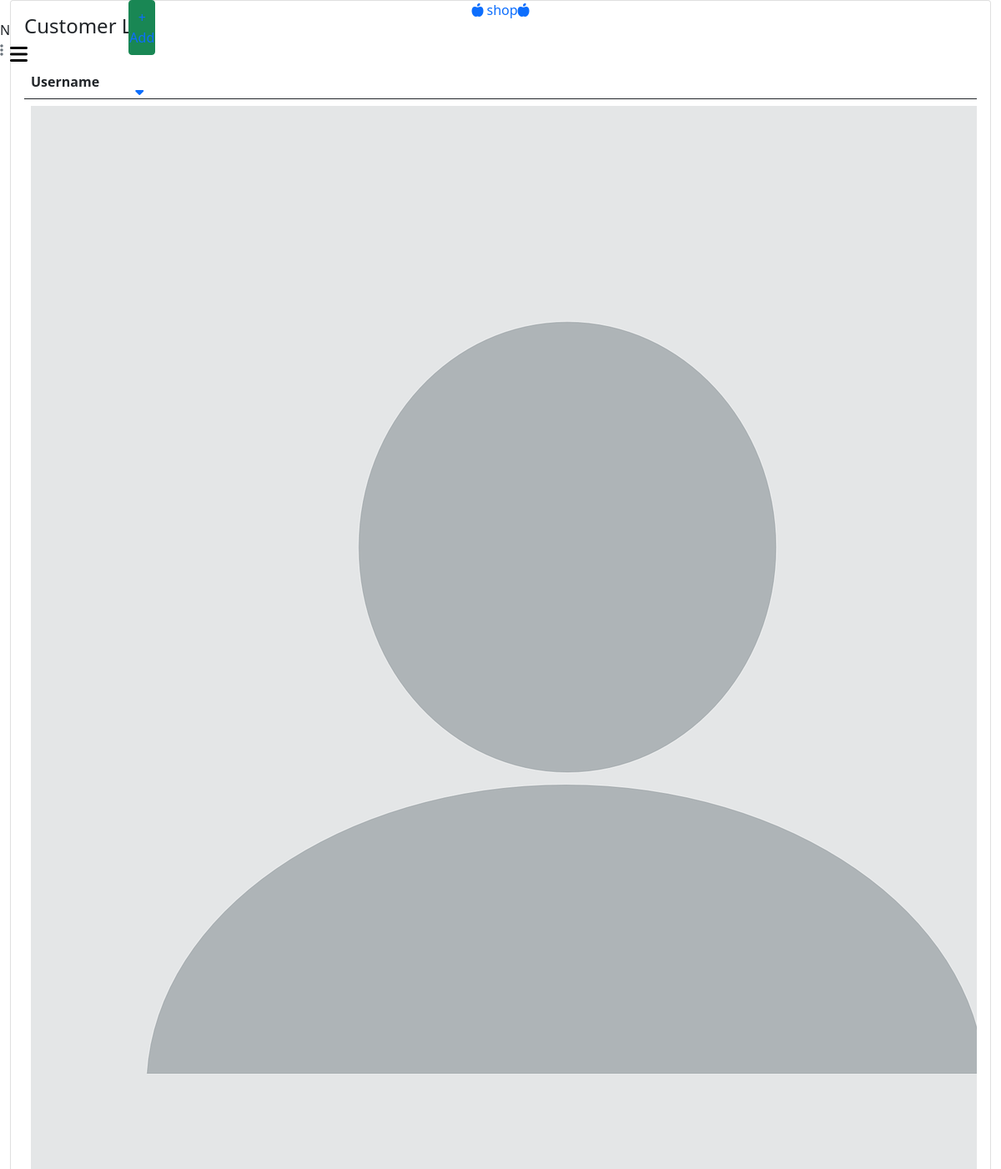
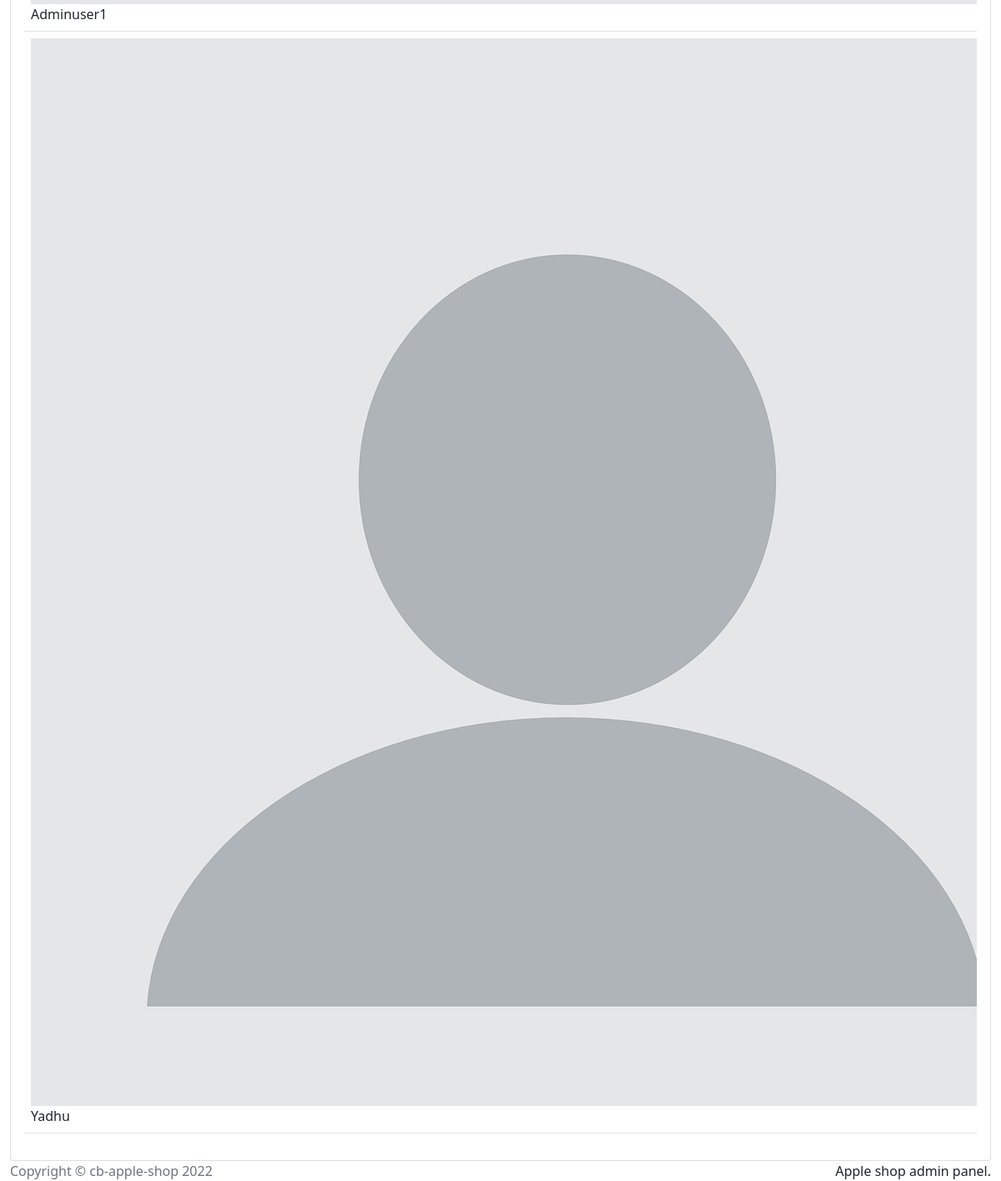
Page /super-admin/admin-list/ on the earlier database version (2 pictures, top to bottom).
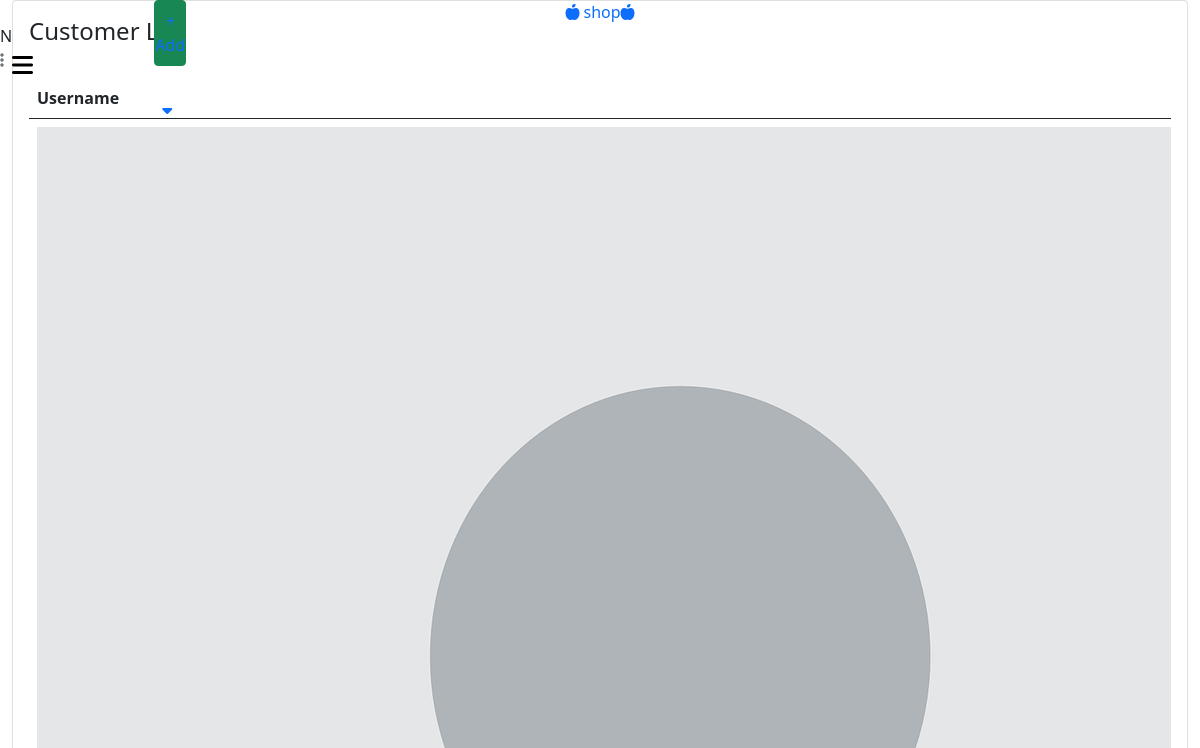
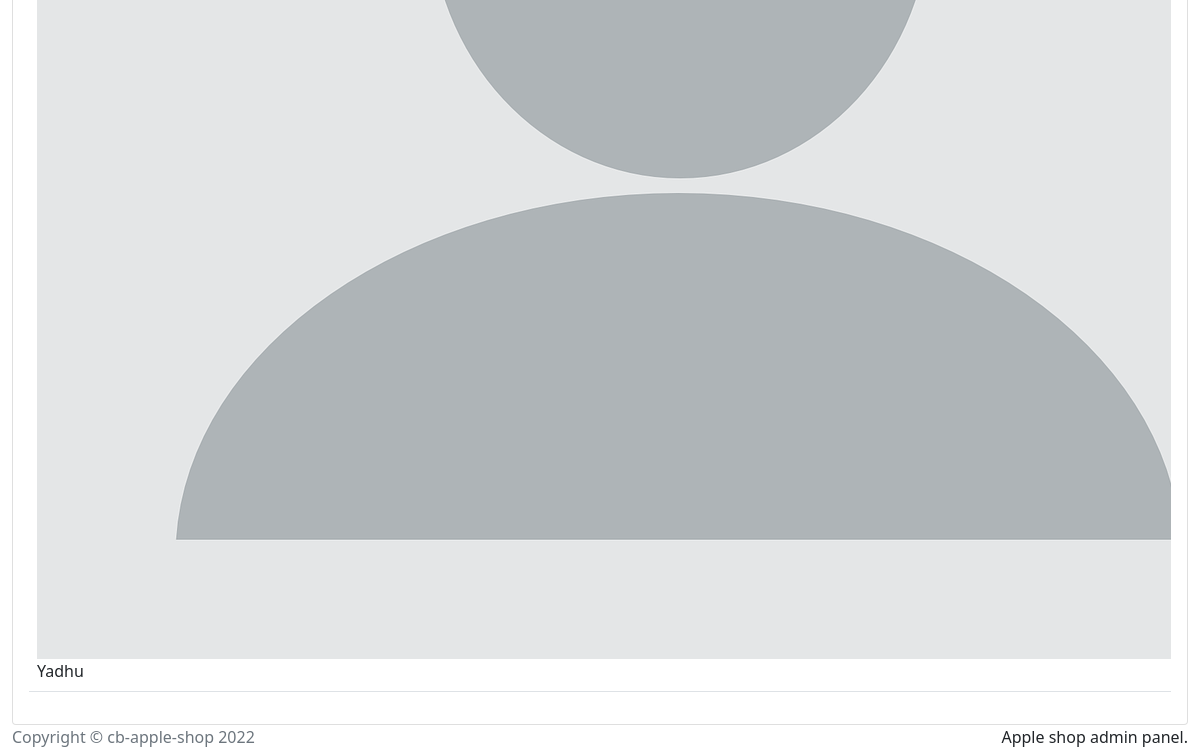
Same page on the later database version (2 pictures, top to bottom).
### account/models.py (models this page shows, shortened)
class CustomUser(AbstractBaseUser, PermissionsMixin):
    first_name = models.CharField(max_length=55,null=True, blank=True)
    last_name = models.CharField(max_length=55,null=True, blank=True)
    username  =models.CharField(max_length=55, unique=True)
    email = models.EmailField(max_length=55, unique=True)
    mobile = models.CharField(max_length=10, unique=True)
    date_joined = models.DateTimeField(auto_now_add=True)
    last_login = models.DateTimeField(auto_now=True)
    is_staff = models.BooleanField(default=False)
    is_admin = models.BooleanField(default=False)
    is_active = models.BooleanField(default=True)
    is_superadmin = models.BooleanField(default=False)
    is_admin_request = models.BooleanField(default=False)
    GENDER_CHOICES = (
        ('male' , 'Male'),
        ('female' , 'Female'),
        ('other' , 'Other')
    )
    profile_pic = models.ImageField(upload_to = 'user_pro_pic', default='default/pro_pic.png')
    gender = models.CharField(max_length=6, choices=GENDER_CHOICES, default='Male')
    dob = models.DateField(null=True, blank=True)
    updated_at = models.DateTimeField(auto_now=True)
    USERNAME_FIELD = 'mobile'
    REQUIRED_FIELDS = ['username', 'email' ]
    objects = CustomBaseUserManager()

### super_admin/views.py (the view)
# urls.py: path('admin-list/', views.adminListView, name= 'admin_list'),
def adminListView(request):
    user = CustomUser.objects.filter(is_admin = True).order_by('-id')
    context = {'user' : user}
    return render(request, 'super_admin/user_list.html', context )

### templates/super_admin/user_list.html (shortened to what this page needs)
{% extends 'super_admin/base.html' %}
{% load static %}
{% block content %}
<div class="row ">
    <div class="col-12 grid-margin">
        <div class="card">
            <div class="card-body">
                <h4 class="card-title">Customer List</h4>
                <div class="table-responsive">
                    <table class="table">
                        <thead>
                            <tr>
                                <th> Username </th>
                            </tr>
                        </thead>
                        <tbody>
                            {% for user in user %}
                            <tr>
                                <td>
                                    <img src="{{user.profile_pic.url}}" alt="image" />
                                    <span class="pl-2 text-capitalize">{{user.username}}</span>
                                </td>
                            </tr>
                            {% endfor %}
                        </tbody>
                    </table>
                </div>
            </div>
        </div>
    </div>
</div>
{% endblock %}

Differences in the rows shown:
no longer on this page (row edited): CustomUser: profile_pic (picture), username "Adminuser1"
